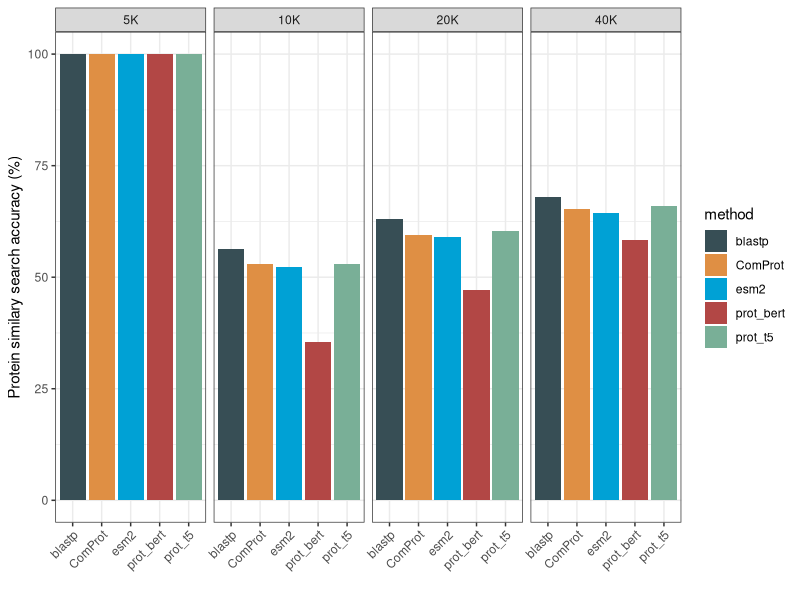
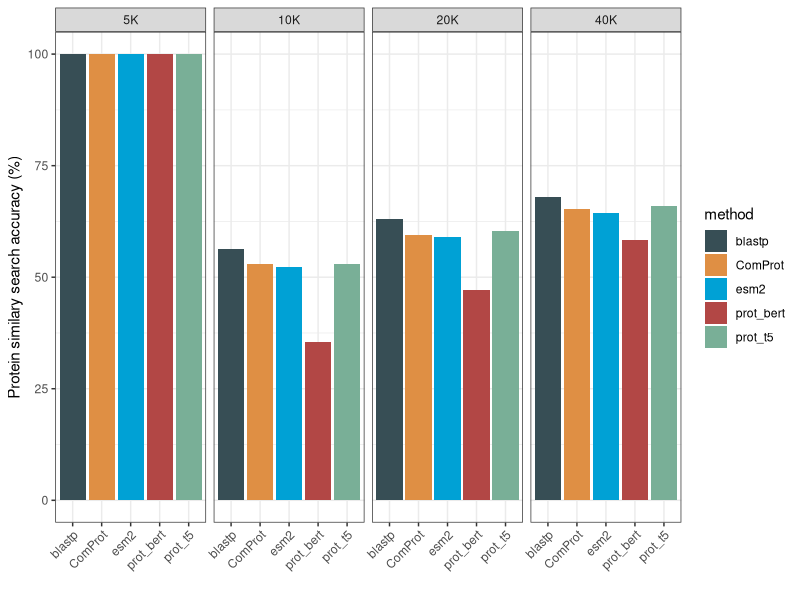
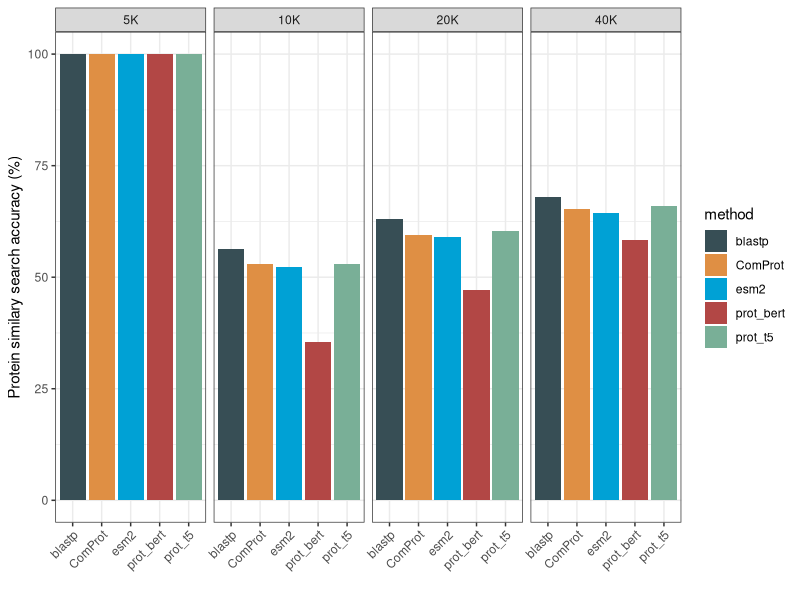

These charts were generated, in order, by the following R code:
library(tidyverse)
library(ggsci)

# Check current working directory
getwd()

# evoprot
df1 <- read.table("../benchmark/PA-SigPro/acc_percent_sigprot.txt")[, c(1, 3)]
colnames(df1) <- c("filename", "value")

# plm 
df2 <- read.table("../benchmark/AI-Embedding/acc_percent_AI_embd.txt")[, c(1, 3)]
colnames(df2) <- c("filename", "value")

# blastp 
df3 <- read.table("../benchmark/blastp/acc_percent_blastp.txt")[, c(1, 3)]
colnames(df3) <- c("filename", "value")

# 
df = rbind(df1, df2, df3)

df$new_column <- str_extract(df$filename, "(?<=sprot_).*(?=_result)")
df$new_column <- str_replace(df$new_column, fixed(".fasta_db.pkl_PA-SigPro"), "_ComProt")
df$new_column <- str_remove(df$new_column, "^5000_vs_uniprot_sprot_")
df$new_column <- str_remove(df$new_column, "_db_blastp$")

df <- separate(df, new_column, into = c("dataset_size", "method"), sep = "_", extra = "merge") %>%
  filter(dataset_size != 80000)

df$dataset_size <- df$dataset_size %>%
  as.numeric() %>%
  sapply(function(x) ifelse(x >= 1000, paste0(x / 1000, "K"), as.character(x)))

df$dataset_size = factor(df$dataset_size, levels = c("5K",  "10K", "20K", "40K"))

# Create plot
p = df %>%
  ggplot(aes(x = method, y = value, fill = method)) +
  geom_col(position = "dodge") +
  facet_grid(~dataset_size) +
  scale_fill_jama() +
  theme_bw() +
  theme(axis.text.x = element_text(angle = 45, hjust = 1)) +
  labs(
    x = "",
    y = "Protein similary search accuracy (%)")

# Display the plot (optional)
print(p)

# Save plot as PDF
ggsave("embed_search_acc.pdf", plot = p, width = 8, height = 5)
ggsave("embed_search_acc.png", plot = p, width = 8, height = 5, dpi = 300)

